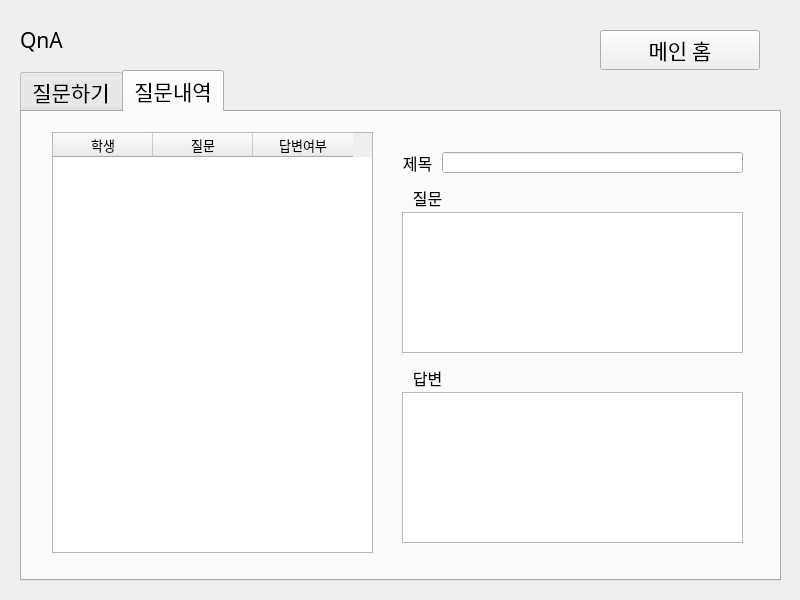
<?xml version="1.0" encoding="UTF-8"?>
<ui version="4.0">
 <class>Form</class>
 <widget class="QWidget" name="Form">
  <property name="geometry">
   <rect>
    <x>0</x>
    <y>0</y>
    <width>800</width>
    <height>600</height>
   </rect>
  </property>
  <property name="windowTitle">
   <string>Form</string>
  </property>
  <widget class="QStackedWidget" name="clPage">
   <property name="geometry">
    <rect>
     <x>0</x>
     <y>0</y>
     <width>800</width>
     <height>600</height>
    </rect>
   </property>
   <property name="font">
    <font>
     <family>맑은 고딕</family>
     <pointsize>16</pointsize>
    </font>
   </property>
   <property name="currentIndex">
    <number>2</number>
   </property>
   <widget class="QWidget" name="page">
    <widget class="QLabel" name="label">
     <property name="geometry">
      <rect>
       <x>10</x>
       <y>10</y>
       <width>80</width>
       <height>40</height>
      </rect>
     </property>
     <property name="font">
      <font>
       <family>맑은 고딕</family>
       <pointsize>16</pointsize>
      </font>
     </property>
     <property name="text">
      <string>Main</string>
     </property>
    </widget>
    <widget class="QPushButton" name="goQnA">
     <property name="geometry">
      <rect>
       <x>570</x>
       <y>180</y>
       <width>160</width>
       <height>40</height>
      </rect>
     </property>
     <property name="font">
      <font>
       <family>맑은 고딕</family>
       <pointsize>16</pointsize>
      </font>
     </property>
     <property name="text">
      <string>QnA</string>
     </property>
    </widget>
    <widget class="QPushButton" name="goQuiz">
     <property name="geometry">
      <rect>
       <x>570</x>
       <y>270</y>
       <width>160</width>
       <height>40</height>
      </rect>
     </property>
     <property name="font">
      <font>
       <family>맑은 고딕</family>
       <pointsize>16</pointsize>
      </font>
     </property>
     <property name="text">
      <string>Quiz</string>
     </property>
    </widget>
    <widget class="QPushButton" name="goConsulting">
     <property name="geometry">
      <rect>
       <x>570</x>
       <y>360</y>
       <width>160</width>
       <height>40</height>
      </rect>
     </property>
     <property name="font">
      <font>
       <family>맑은 고딕</family>
       <pointsize>16</pointsize>
      </font>
     </property>
     <property name="text">
      <string>상담</string>
     </property>
    </widget>
    <widget class="QPushButton" name="goStudy">
     <property name="geometry">
      <rect>
       <x>570</x>
       <y>90</y>
       <width>160</width>
       <height>40</height>
      </rect>
     </property>
     <property name="font">
      <font>
       <family>맑은 고딕</family>
       <pointsize>16</pointsize>
      </font>
     </property>
     <property name="text">
      <string>개인 학습</string>
     </property>
    </widget>
    <widget class="QPushButton" name="logOut">
     <property name="geometry">
      <rect>
       <x>570</x>
       <y>530</y>
       <width>160</width>
       <height>40</height>
      </rect>
     </property>
     <property name="font">
      <font>
       <family>맑은 고딕</family>
       <pointsize>16</pointsize>
      </font>
     </property>
     <property name="text">
      <string>로그아웃</string>
     </property>
    </widget>
   </widget>
   <widget class="QWidget" name="page_2">
    <widget class="QLabel" name="label_2">
     <property name="geometry">
      <rect>
       <x>10</x>
       <y>10</y>
       <width>120</width>
       <height>40</height>
      </rect>
     </property>
     <property name="font">
      <font>
       <pointsize>16</pointsize>
      </font>
     </property>
     <property name="text">
      <string>개인 학습</string>
     </property>
    </widget>
    <widget class="QPushButton" name="goMain">
     <property name="geometry">
      <rect>
       <x>570</x>
       <y>530</y>
       <width>160</width>
       <height>40</height>
      </rect>
     </property>
     <property name="font">
      <font>
       <pointsize>16</pointsize>
      </font>
     </property>
     <property name="text">
      <string>메인 홈</string>
     </property>
    </widget>
   </widget>
   <widget class="QWidget" name="page_3">
    <widget class="QLabel" name="label_3">
     <property name="geometry">
      <rect>
       <x>20</x>
       <y>20</y>
       <width>120</width>
       <height>40</height>
      </rect>
     </property>
     <property name="font">
      <font>
       <pointsize>16</pointsize>
      </font>
     </property>
     <property name="text">
      <string>QnA</string>
     </property>
    </widget>
    <widget class="QPushButton" name="goMain_2">
     <property name="geometry">
      <rect>
       <x>600</x>
       <y>30</y>
       <width>160</width>
       <height>40</height>
      </rect>
     </property>
     <property name="font">
      <font>
       <pointsize>16</pointsize>
      </font>
     </property>
     <property name="text">
      <string>메인 홈</string>
     </property>
    </widget>
    <widget class="QTabWidget" name="tabWidget">
     <property name="geometry">
      <rect>
       <x>20</x>
       <y>70</y>
       <width>761</width>
       <height>511</height>
      </rect>
     </property>
     <property name="currentIndex">
      <number>1</number>
     </property>
     <widget class="QWidget" name="tab">
      <attribute name="title">
       <string>질문하기</string>
      </attribute>
      <widget class="QTextEdit" name="question_content">
       <property name="geometry">
        <rect>
         <x>180</x>
         <y>70</y>
         <width>431</width>
         <height>341</height>
        </rect>
       </property>
       <property name="font">
        <font>
         <pointsize>12</pointsize>
        </font>
       </property>
      </widget>
      <widget class="QLabel" name="label_8">
       <property name="geometry">
        <rect>
         <x>100</x>
         <y>70</y>
         <width>71</width>
         <height>31</height>
        </rect>
       </property>
       <property name="font">
        <font>
         <pointsize>16</pointsize>
        </font>
       </property>
       <property name="text">
        <string>질문</string>
       </property>
       <property name="alignment">
        <set>Qt::AlignCenter</set>
       </property>
      </widget>
      <widget class="QPushButton" name="writingComplete">
       <property name="geometry">
        <rect>
         <x>530</x>
         <y>420</y>
         <width>81</width>
         <height>41</height>
        </rect>
       </property>
       <property name="font">
        <font>
         <pointsize>12</pointsize>
        </font>
       </property>
       <property name="text">
        <string>작성완료</string>
       </property>
      </widget>
      <widget class="QLabel" name="label_9">
       <property name="geometry">
        <rect>
         <x>100</x>
         <y>20</y>
         <width>71</width>
         <height>31</height>
        </rect>
       </property>
       <property name="font">
        <font>
         <pointsize>16</pointsize>
        </font>
       </property>
       <property name="text">
        <string>제목</string>
       </property>
       <property name="alignment">
        <set>Qt::AlignCenter</set>
       </property>
      </widget>
      <widget class="QLineEdit" name="question_title">
       <property name="geometry">
        <rect>
         <x>180</x>
         <y>20</y>
         <width>431</width>
         <height>31</height>
        </rect>
       </property>
       <property name="font">
        <font>
         <pointsize>14</pointsize>
        </font>
       </property>
      </widget>
     </widget>
     <widget class="QWidget" name="tab_2">
      <attribute name="title">
       <string>질문내역</string>
      </attribute>
      <widget class="QLabel" name="label_10">
       <property name="geometry">
        <rect>
         <x>370</x>
         <y>40</y>
         <width>51</width>
         <height>21</height>
        </rect>
       </property>
       <property name="font">
        <font>
         <pointsize>12</pointsize>
        </font>
       </property>
       <property name="text">
        <string>제목</string>
       </property>
       <property name="alignment">
        <set>Qt::AlignCenter</set>
       </property>
      </widget>
      <widget class="QLabel" name="label_11">
       <property name="geometry">
        <rect>
         <x>380</x>
         <y>70</y>
         <width>51</width>
         <height>31</height>
        </rect>
       </property>
       <property name="font">
        <font>
         <pointsize>12</pointsize>
        </font>
       </property>
       <property name="text">
        <string>질문</string>
       </property>
       <property name="alignment">
        <set>Qt::AlignCenter</set>
       </property>
      </widget>
      <widget class="QLineEdit" name="show_question_title">
       <property name="geometry">
        <rect>
         <x>420</x>
         <y>40</y>
         <width>301</width>
         <height>21</height>
        </rect>
       </property>
       <property name="font">
        <font>
         <pointsize>12</pointsize>
        </font>
       </property>
      </widget>
      <widget class="QLabel" name="label_12">
       <property name="geometry">
        <rect>
         <x>380</x>
         <y>250</y>
         <width>51</width>
         <height>31</height>
        </rect>
       </property>
       <property name="font">
        <font>
         <pointsize>12</pointsize>
        </font>
       </property>
       <property name="text">
        <string>답변</string>
       </property>
       <property name="alignment">
        <set>Qt::AlignCenter</set>
       </property>
      </widget>
      <widget class="QTableWidget" name="question_table">
       <property name="geometry">
        <rect>
         <x>30</x>
         <y>20</y>
         <width>321</width>
         <height>421</height>
        </rect>
       </property>
       <property name="font">
        <font>
         <pointsize>10</pointsize>
        </font>
       </property>
       <property name="autoScrollMargin">
        <number>16</number>
       </property>
       <property name="editTriggers">
        <set>QAbstractItemView::NoEditTriggers</set>
       </property>
       <property name="selectionBehavior">
        <enum>QAbstractItemView::SelectRows</enum>
       </property>
       <column>
        <property name="text">
         <string>학생</string>
        </property>
       </column>
       <column>
        <property name="text">
         <string>질문</string>
        </property>
       </column>
       <column>
        <property name="text">
         <string>답변여부</string>
        </property>
       </column>
      </widget>
      <widget class="QTextBrowser" name="show_answer">
       <property name="geometry">
        <rect>
         <x>380</x>
         <y>280</y>
         <width>341</width>
         <height>151</height>
        </rect>
       </property>
      </widget>
      <widget class="QTextBrowser" name="show_question_content">
       <property name="geometry">
        <rect>
         <x>380</x>
         <y>100</y>
         <width>341</width>
         <height>141</height>
        </rect>
       </property>
      </widget>
     </widget>
    </widget>
   </widget>
   <widget class="QWidget" name="page_4">
    <widget class="QLabel" name="label_4">
     <property name="geometry">
      <rect>
       <x>10</x>
       <y>10</y>
       <width>120</width>
       <height>40</height>
      </rect>
     </property>
     <property name="font">
      <font>
       <pointsize>16</pointsize>
      </font>
     </property>
     <property name="text">
      <string>Quiz</string>
     </property>
    </widget>
    <widget class="QPushButton" name="goMain_3">
     <property name="geometry">
      <rect>
       <x>570</x>
       <y>530</y>
       <width>160</width>
       <height>40</height>
      </rect>
     </property>
     <property name="font">
      <font>
       <pointsize>16</pointsize>
      </font>
     </property>
     <property name="text">
      <string>메인 홈</string>
     </property>
    </widget>
   </widget>
   <widget class="QWidget" name="page_5">
    <widget class="QLabel" name="label_5">
     <property name="geometry">
      <rect>
       <x>10</x>
       <y>10</y>
       <width>120</width>
       <height>40</height>
      </rect>
     </property>
     <property name="font">
      <font>
       <pointsize>16</pointsize>
      </font>
     </property>
     <property name="text">
      <string>상담</string>
     </property>
    </widget>
    <widget class="QPushButton" name="goMain_4">
     <property name="geometry">
      <rect>
       <x>570</x>
       <y>530</y>
       <width>160</width>
       <height>40</height>
      </rect>
     </property>
     <property name="font">
      <font>
       <pointsize>16</pointsize>
      </font>
     </property>
     <property name="text">
      <string>메인 홈</string>
     </property>
    </widget>
   </widget>
   <widget class="QWidget" name="page_6">
    <widget class="QLabel" name="label_6">
     <property name="geometry">
      <rect>
       <x>10</x>
       <y>10</y>
       <width>120</width>
       <height>40</height>
      </rect>
     </property>
     <property name="font">
      <font>
       <pointsize>16</pointsize>
      </font>
     </property>
     <property name="text">
      <string>로그인</string>
     </property>
    </widget>
    <widget class="QPushButton" name="logIn">
     <property name="geometry">
      <rect>
       <x>330</x>
       <y>380</y>
       <width>160</width>
       <height>40</height>
      </rect>
     </property>
     <property name="font">
      <font>
       <pointsize>16</pointsize>
      </font>
     </property>
     <property name="text">
      <string>로그인</string>
     </property>
    </widget>
    <widget class="QLabel" name="label_7">
     <property name="geometry">
      <rect>
       <x>180</x>
       <y>220</y>
       <width>120</width>
       <height>40</height>
      </rect>
     </property>
     <property name="font">
      <font>
       <pointsize>16</pointsize>
      </font>
     </property>
     <property name="text">
      <string>이름</string>
     </property>
     <property name="alignment">
      <set>Qt::AlignRight|Qt::AlignTrailing|Qt::AlignVCenter</set>
     </property>
    </widget>
    <widget class="QLineEdit" name="studentName">
     <property name="geometry">
      <rect>
       <x>330</x>
       <y>220</y>
       <width>200</width>
       <height>40</height>
      </rect>
     </property>
     <property name="font">
      <font>
       <pointsize>16</pointsize>
      </font>
     </property>
    </widget>
    <widget class="QLabel" name="fail_message">
     <property name="geometry">
      <rect>
       <x>330</x>
       <y>350</y>
       <width>161</width>
       <height>21</height>
      </rect>
     </property>
     <property name="font">
      <font>
       <family>Arial</family>
       <pointsize>12</pointsize>
      </font>
     </property>
     <property name="text">
      <string/>
     </property>
     <property name="alignment">
      <set>Qt::AlignCenter</set>
     </property>
    </widget>
   </widget>
  </widget>
 </widget>
 <tabstops>
  <tabstop>studentName</tabstop>
  <tabstop>logIn</tabstop>
  <tabstop>goStudy</tabstop>
  <tabstop>goQnA</tabstop>
  <tabstop>goQuiz</tabstop>
  <tabstop>goConsulting</tabstop>
  <tabstop>logOut</tabstop>
  <tabstop>goMain</tabstop>
  <tabstop>question_title</tabstop>
  <tabstop>question_content</tabstop>
  <tabstop>writingComplete</tabstop>
  <tabstop>tabWidget</tabstop>
  <tabstop>goMain_2</tabstop>
  <tabstop>goMain_3</tabstop>
  <tabstop>goMain_4</tabstop>
  <tabstop>question_table</tabstop>
  <tabstop>show_question_title</tabstop>
 </tabstops>
 <resources/>
 <connections/>
</ui>
